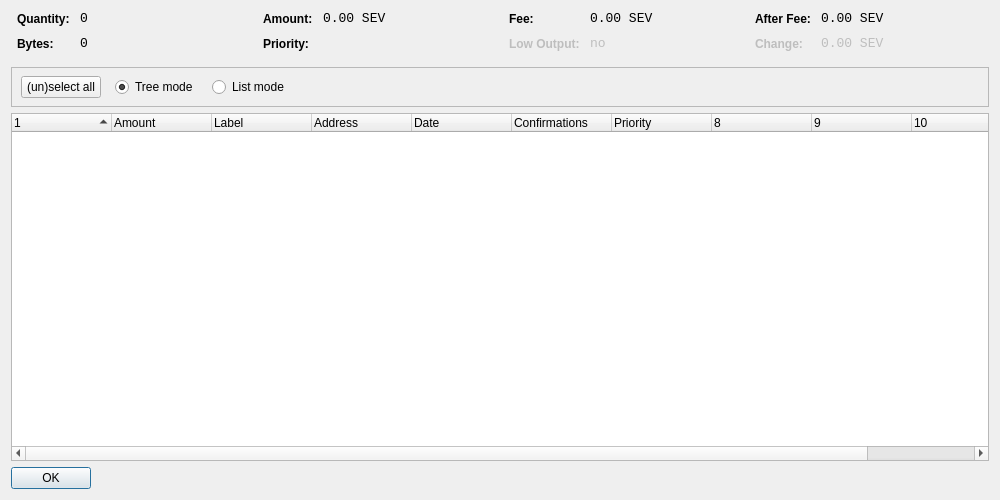
<?xml version="1.0" encoding="UTF-8"?>
<ui version="4.0">
 <class>CoinControlDialog</class>
 <widget class="QDialog" name="CoinControlDialog">
  <property name="geometry">
   <rect>
    <x>0</x>
    <y>0</y>
    <width>1000</width>
    <height>500</height>
   </rect>
  </property>
  <property name="windowTitle">
   <string>Coin Control</string>
  </property>
  <layout class="QVBoxLayout" name="verticalLayout">
   <item>
    <layout class="QHBoxLayout" name="horizontalLayoutTop" stretch="0,0,0,0">
     <property name="topMargin">
      <number>0</number>
     </property>
     <property name="bottomMargin">
      <number>10</number>
     </property>
     <item>
      <layout class="QFormLayout" name="formLayoutCoinControl1">
       <property name="horizontalSpacing">
        <number>10</number>
       </property>
       <property name="verticalSpacing">
        <number>10</number>
       </property>
       <property name="leftMargin">
        <number>6</number>
       </property>
       <property name="rightMargin">
        <number>6</number>
       </property>
       <item row="0" column="0">
        <widget class="QLabel" name="labelCoinControlQuantityText">
         <property name="styleSheet">
          <string notr="true">font-weight:bold;</string>
         </property>
         <property name="text">
          <string>Quantity:</string>
         </property>
        </widget>
       </item>
       <item row="0" column="1">
        <widget class="QLabel" name="labelCoinControlQuantity">
         <property name="font">
          <font>
           <family>Monospace</family>
           <pointsize>10</pointsize>
          </font>
         </property>
         <property name="cursor">
          <cursorShape>IBeamCursor</cursorShape>
         </property>
         <property name="contextMenuPolicy">
          <enum>Qt::ActionsContextMenu</enum>
         </property>
         <property name="text">
          <string notr="true">0</string>
         </property>
         <property name="textInteractionFlags">
          <set>Qt::LinksAccessibleByMouse|Qt::TextSelectableByKeyboard|Qt::TextSelectableByMouse</set>
         </property>
        </widget>
       </item>
       <item row="1" column="0">
        <widget class="QLabel" name="labelCoinControlBytesText">
         <property name="styleSheet">
          <string notr="true">font-weight:bold;</string>
         </property>
         <property name="text">
          <string>Bytes:</string>
         </property>
        </widget>
       </item>
       <item row="1" column="1">
        <widget class="QLabel" name="labelCoinControlBytes">
         <property name="font">
          <font>
           <family>Monospace</family>
           <pointsize>10</pointsize>
          </font>
         </property>
         <property name="cursor">
          <cursorShape>IBeamCursor</cursorShape>
         </property>
         <property name="contextMenuPolicy">
          <enum>Qt::ActionsContextMenu</enum>
         </property>
         <property name="text">
          <string notr="true">0</string>
         </property>
         <property name="textInteractionFlags">
          <set>Qt::LinksAccessibleByMouse|Qt::TextSelectableByKeyboard|Qt::TextSelectableByMouse</set>
         </property>
        </widget>
       </item>
      </layout>
     </item>
     <item>
      <layout class="QFormLayout" name="formLayoutCoinControl2">
       <property name="horizontalSpacing">
        <number>10</number>
       </property>
       <property name="verticalSpacing">
        <number>10</number>
       </property>
       <property name="leftMargin">
        <number>6</number>
       </property>
       <property name="rightMargin">
        <number>6</number>
       </property>
       <item row="0" column="0">
        <widget class="QLabel" name="labelCoinControlAmountText">
         <property name="styleSheet">
          <string notr="true">font-weight:bold;</string>
         </property>
         <property name="text">
          <string>Amount:</string>
         </property>
        </widget>
       </item>
       <item row="0" column="1">
        <widget class="QLabel" name="labelCoinControlAmount">
         <property name="font">
          <font>
           <family>Monospace</family>
           <pointsize>10</pointsize>
          </font>
         </property>
         <property name="cursor">
          <cursorShape>IBeamCursor</cursorShape>
         </property>
         <property name="contextMenuPolicy">
          <enum>Qt::ActionsContextMenu</enum>
         </property>
         <property name="text">
          <string notr="true">0.00 SEV</string>
         </property>
         <property name="textInteractionFlags">
          <set>Qt::LinksAccessibleByMouse|Qt::TextSelectableByKeyboard|Qt::TextSelectableByMouse</set>
         </property>
        </widget>
       </item>
       <item row="1" column="0">
        <widget class="QLabel" name="labelCoinControlPriorityText">
         <property name="styleSheet">
          <string notr="true">font-weight:bold;</string>
         </property>
         <property name="text">
          <string>Priority:</string>
         </property>
        </widget>
       </item>
       <item row="1" column="1">
        <widget class="QLabel" name="labelCoinControlPriority">
         <property name="font">
          <font>
           <family>Monospace</family>
           <pointsize>10</pointsize>
          </font>
         </property>
         <property name="cursor">
          <cursorShape>IBeamCursor</cursorShape>
         </property>
         <property name="contextMenuPolicy">
          <enum>Qt::ActionsContextMenu</enum>
         </property>
         <property name="text">
          <string/>
         </property>
         <property name="textInteractionFlags">
          <set>Qt::LinksAccessibleByMouse|Qt::TextSelectableByKeyboard|Qt::TextSelectableByMouse</set>
         </property>
        </widget>
       </item>
      </layout>
     </item>
     <item>
      <layout class="QFormLayout" name="formLayoutCoinControl3">
       <property name="horizontalSpacing">
        <number>10</number>
       </property>
       <property name="verticalSpacing">
        <number>10</number>
       </property>
       <property name="leftMargin">
        <number>6</number>
       </property>
       <property name="rightMargin">
        <number>6</number>
       </property>
       <item row="0" column="0">
        <widget class="QLabel" name="labelCoinControlFeeText">
         <property name="styleSheet">
          <string notr="true">font-weight:bold;</string>
         </property>
         <property name="text">
          <string>Fee:</string>
         </property>
        </widget>
       </item>
       <item row="0" column="1">
        <widget class="QLabel" name="labelCoinControlFee">
         <property name="font">
          <font>
           <family>Monospace</family>
           <pointsize>10</pointsize>
          </font>
         </property>
         <property name="cursor">
          <cursorShape>IBeamCursor</cursorShape>
         </property>
         <property name="contextMenuPolicy">
          <enum>Qt::ActionsContextMenu</enum>
         </property>
         <property name="text">
          <string notr="true">0.00 SEV</string>
         </property>
         <property name="textInteractionFlags">
          <set>Qt::LinksAccessibleByMouse|Qt::TextSelectableByKeyboard|Qt::TextSelectableByMouse</set>
         </property>
        </widget>
       </item>
       <item row="1" column="0">
        <widget class="QLabel" name="labelCoinControlLowOutputText">
         <property name="enabled">
          <bool>false</bool>
         </property>
         <property name="styleSheet">
          <string notr="true">font-weight:bold;</string>
         </property>
         <property name="text">
          <string>Low Output:</string>
         </property>
        </widget>
       </item>
       <item row="1" column="1">
        <widget class="QLabel" name="labelCoinControlLowOutput">
         <property name="enabled">
          <bool>false</bool>
         </property>
         <property name="font">
          <font>
           <family>Monospace</family>
           <pointsize>10</pointsize>
          </font>
         </property>
         <property name="cursor">
          <cursorShape>IBeamCursor</cursorShape>
         </property>
         <property name="contextMenuPolicy">
          <enum>Qt::ActionsContextMenu</enum>
         </property>
         <property name="text">
          <string notr="true">no</string>
         </property>
         <property name="textInteractionFlags">
          <set>Qt::LinksAccessibleByMouse|Qt::TextSelectableByKeyboard|Qt::TextSelectableByMouse</set>
         </property>
        </widget>
       </item>
      </layout>
     </item>
     <item>
      <layout class="QFormLayout" name="formLayoutCoinControl4">
       <property name="horizontalSpacing">
        <number>10</number>
       </property>
       <property name="verticalSpacing">
        <number>10</number>
       </property>
       <property name="leftMargin">
        <number>6</number>
       </property>
       <property name="rightMargin">
        <number>6</number>
       </property>
       <item row="0" column="0">
        <widget class="QLabel" name="labelCoinControlAfterFeeText">
         <property name="styleSheet">
          <string notr="true">font-weight:bold;</string>
         </property>
         <property name="text">
          <string>After Fee:</string>
         </property>
        </widget>
       </item>
       <item row="0" column="1">
        <widget class="QLabel" name="labelCoinControlAfterFee">
         <property name="font">
          <font>
           <family>Monospace</family>
           <pointsize>10</pointsize>
          </font>
         </property>
         <property name="cursor">
          <cursorShape>IBeamCursor</cursorShape>
         </property>
         <property name="contextMenuPolicy">
          <enum>Qt::ActionsContextMenu</enum>
         </property>
         <property name="text">
          <string notr="true">0.00 SEV</string>
         </property>
         <property name="textInteractionFlags">
          <set>Qt::LinksAccessibleByMouse|Qt::TextSelectableByKeyboard|Qt::TextSelectableByMouse</set>
         </property>
        </widget>
       </item>
       <item row="1" column="0">
        <widget class="QLabel" name="labelCoinControlChangeText">
         <property name="enabled">
          <bool>false</bool>
         </property>
         <property name="styleSheet">
          <string notr="true">font-weight:bold;</string>
         </property>
         <property name="text">
          <string>Change:</string>
         </property>
        </widget>
       </item>
       <item row="1" column="1">
        <widget class="QLabel" name="labelCoinControlChange">
         <property name="enabled">
          <bool>false</bool>
         </property>
         <property name="font">
          <font>
           <family>Monospace</family>
           <pointsize>10</pointsize>
          </font>
         </property>
         <property name="cursor">
          <cursorShape>IBeamCursor</cursorShape>
         </property>
         <property name="contextMenuPolicy">
          <enum>Qt::ActionsContextMenu</enum>
         </property>
         <property name="text">
          <string notr="true">0.00 SEV</string>
         </property>
         <property name="textInteractionFlags">
          <set>Qt::LinksAccessibleByMouse|Qt::TextSelectableByKeyboard|Qt::TextSelectableByMouse</set>
         </property>
        </widget>
       </item>
      </layout>
     </item>
    </layout>
   </item>
   <item>
    <widget class="QFrame" name="frame">
     <property name="minimumSize">
      <size>
       <width>0</width>
       <height>40</height>
      </size>
     </property>
     <property name="frameShape">
      <enum>QFrame::StyledPanel</enum>
     </property>
     <property name="frameShadow">
      <enum>QFrame::Sunken</enum>
     </property>
     <widget class="QWidget" name="horizontalLayoutWidget">
      <property name="geometry">
       <rect>
        <x>10</x>
        <y>0</y>
        <width>781</width>
        <height>41</height>
       </rect>
      </property>
      <layout class="QHBoxLayout" name="horizontalLayoutPanel" stretch="0,0,0,0,0">
       <property name="spacing">
        <number>14</number>
       </property>
       <item>
        <widget class="QPushButton" name="pushButtonSelectAll">
         <property name="sizePolicy">
          <sizepolicy hsizetype="Maximum" vsizetype="Fixed">
           <horstretch>0</horstretch>
           <verstretch>0</verstretch>
          </sizepolicy>
         </property>
         <property name="text">
          <string>(un)select all</string>
         </property>
        </widget>
       </item>
       <item>
        <widget class="QRadioButton" name="radioTreeMode">
         <property name="sizePolicy">
          <sizepolicy hsizetype="Maximum" vsizetype="Fixed">
           <horstretch>0</horstretch>
           <verstretch>0</verstretch>
          </sizepolicy>
         </property>
         <property name="text">
          <string>Tree mode</string>
         </property>
         <property name="checked">
          <bool>true</bool>
         </property>
        </widget>
       </item>
       <item>
        <widget class="QRadioButton" name="radioListMode">
         <property name="sizePolicy">
          <sizepolicy hsizetype="Maximum" vsizetype="Fixed">
           <horstretch>0</horstretch>
           <verstretch>0</verstretch>
          </sizepolicy>
         </property>
         <property name="text">
          <string>List mode</string>
         </property>
        </widget>
       </item>
       <item>
        <spacer name="horizontalSpacer">
         <property name="orientation">
          <enum>Qt::Horizontal</enum>
         </property>
         <property name="sizeHint" stdset="0">
          <size>
           <width>40</width>
           <height>20</height>
          </size>
         </property>
        </spacer>
       </item>
      </layout>
     </widget>
    </widget>
   </item>
   <item>
    <widget class="CoinControlTreeWidget" name="treeWidget">
     <property name="contextMenuPolicy">
      <enum>Qt::CustomContextMenu</enum>
     </property>
     <property name="sortingEnabled">
      <bool>false</bool>
     </property>
     <property name="columnCount">
      <number>11</number>
     </property>
     <attribute name="headerShowSortIndicator" stdset="0">
      <bool>true</bool>
     </attribute>
     <attribute name="headerStretchLastSection">
      <bool>false</bool>
     </attribute>
     <column>
      <property name="text">
       <string/>
      </property>
     </column>
     <column>
      <property name="text">
       <string>Amount</string>
      </property>
     </column>
     <column>
      <property name="text">
       <string>Label</string>
      </property>
     </column>
     <column>
      <property name="text">
       <string>Address</string>
      </property>
     </column>
     <column>
      <property name="text">
       <string>Date</string>
      </property>
     </column>
     <column>
      <property name="text">
       <string>Confirmations</string>
      </property>
      <property name="toolTip">
       <string>Confirmed</string>
      </property>
     </column>
     <column>
      <property name="text">
       <string>Priority</string>
      </property>
     </column>
     <column>
      <property name="text">
       <string/>
      </property>
     </column>
     <column>
      <property name="text">
       <string/>
      </property>
     </column>
     <column>
      <property name="text">
       <string/>
      </property>
     </column>
     <column>
      <property name="text">
       <string/>
      </property>
     </column>
    </widget>
   </item>
   <item>
    <widget class="QDialogButtonBox" name="buttonBox">
     <property name="sizePolicy">
      <sizepolicy hsizetype="Maximum" vsizetype="Fixed">
       <horstretch>0</horstretch>
       <verstretch>0</verstretch>
      </sizepolicy>
     </property>
     <property name="orientation">
      <enum>Qt::Horizontal</enum>
     </property>
     <property name="standardButtons">
      <set>QDialogButtonBox::Ok</set>
     </property>
    </widget>
   </item>
  </layout>
 </widget>
 <customwidgets>
  <customwidget>
   <class>CoinControlTreeWidget</class>
   <extends>QTreeWidget</extends>
   <header>coincontroltreewidget.h</header>
  </customwidget>
 </customwidgets>
 <resources/>
 <connections/>
</ui>
